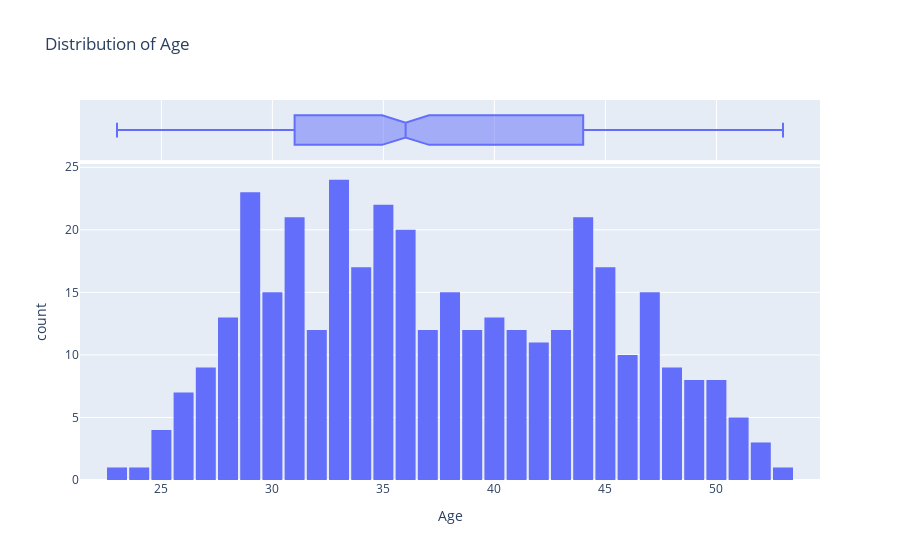

Notebook code cell kept with this figure:
### Code cell
fig=px.histogram(df, 
                 x='Age', 
                 marginal='box',
                 nbins=47,
                 title='Distribution of Age'
                 )
fig.update_layout(bargap=0.1)
fig.show()

### Figure 1 — Plotly figure (JSON) as saved in the notebook; plotly's stock layout.template omitted (floating-point values rounded to 4 significant figures; data arrays with more than 128 entries replaced by an {"elided": "..."} marker saying what was removed)
{"data": [{"alignmentgroup": "True", "bingroup": "x", "hovertemplate": "Age=%{x}<br>count=%{y}<extra></extra>", "legendgroup": "", "marker": {"color": "#636efa", "pattern": {"shape": ""}}, "name": "", "nbinsx": 47, "offsetgroup": "", "orientation": "v", "showlegend": false, "type": "histogram", "x": {"elided": "373 int values"}, "xaxis": "x", "yaxis": "y"}, {"alignmentgroup": "True", "hovertemplate": "Age=%{x}<extra></extra>", "legendgroup": "", "marker": {"color": "#636efa"}, "name": "", "notched": true, "offsetgroup": "", "showlegend": false, "type": "box", "x": {"elided": "373 int values"}, "xaxis": "x2", "yaxis": "y2"}], "layout": {"bargap": 0.1, "barmode": "relative", "legend": {"tracegroupgap": 0}, "title": {"text": "Distribution of Age"}, "xaxis": {"anchor": "y", "domain": [0, 1], "title": {"text": "Age"}}, "xaxis2": {"anchor": "y2", "domain": [0, 1], "matches": "x", "showgrid": true, "showticklabels": false}, "yaxis": {"anchor": "x", "domain": [0, 0.8316], "title": {"text": "count"}}, "yaxis2": {"anchor": "x2", "domain": [0.8416, 1], "matches": "y2", "showgrid": false, "showline": false, "showticklabels": false, "ticks": ""}}}
